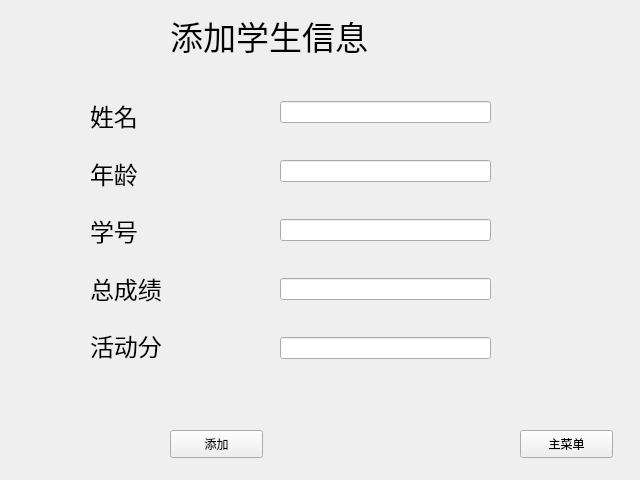
<?xml version="1.0" encoding="UTF-8"?>
<ui version="4.0">
 <class>AddStudentWidget</class>
 <widget class="QWidget" name="AddStudentWidget">
  <property name="geometry">
   <rect>
    <x>0</x>
    <y>0</y>
    <width>640</width>
    <height>480</height>
   </rect>
  </property>
  <property name="windowTitle">
   <string>Form</string>
  </property>
  <widget class="QPushButton" name="returnButton">
   <property name="geometry">
    <rect>
     <x>520</x>
     <y>430</y>
     <width>93</width>
     <height>28</height>
    </rect>
   </property>
   <property name="text">
    <string>主菜单</string>
   </property>
  </widget>
  <widget class="QLabel" name="label">
   <property name="geometry">
    <rect>
     <x>170</x>
     <y>10</y>
     <width>301</width>
     <height>51</height>
    </rect>
   </property>
   <property name="font">
    <font>
     <family>仿宋</family>
     <pointsize>25</pointsize>
    </font>
   </property>
   <property name="text">
    <string>添加学生信息</string>
   </property>
  </widget>
  <widget class="QWidget" name="verticalLayoutWidget">
   <property name="geometry">
    <rect>
     <x>90</x>
     <y>90</y>
     <width>141</width>
     <height>281</height>
    </rect>
   </property>
   <layout class="QVBoxLayout" name="verticalLayout">
    <item>
     <widget class="QLabel" name="label_2">
      <property name="font">
       <font>
        <family>宋体</family>
        <pointsize>18</pointsize>
       </font>
      </property>
      <property name="text">
       <string>姓名</string>
      </property>
     </widget>
    </item>
    <item>
     <widget class="QLabel" name="label_3">
      <property name="font">
       <font>
        <pointsize>18</pointsize>
       </font>
      </property>
      <property name="text">
       <string>年龄</string>
      </property>
     </widget>
    </item>
    <item>
     <widget class="QLabel" name="label_4">
      <property name="font">
       <font>
        <pointsize>18</pointsize>
       </font>
      </property>
      <property name="text">
       <string>学号</string>
      </property>
     </widget>
    </item>
    <item>
     <widget class="QLabel" name="label_5">
      <property name="font">
       <font>
        <pointsize>18</pointsize>
       </font>
      </property>
      <property name="text">
       <string>总成绩</string>
      </property>
     </widget>
    </item>
    <item>
     <widget class="QLabel" name="label_6">
      <property name="font">
       <font>
        <pointsize>18</pointsize>
       </font>
      </property>
      <property name="text">
       <string>活动分</string>
      </property>
     </widget>
    </item>
   </layout>
  </widget>
  <widget class="QWidget" name="verticalLayoutWidget_2">
   <property name="geometry">
    <rect>
     <x>280</x>
     <y>70</y>
     <width>211</width>
     <height>321</height>
    </rect>
   </property>
   <layout class="QVBoxLayout" name="verticalLayout_2">
    <item>
     <widget class="QLineEdit" name="namelineEdit"/>
    </item>
    <item>
     <widget class="QLineEdit" name="agelineEdit"/>
    </item>
    <item>
     <widget class="QLineEdit" name="idlineEdit"/>
    </item>
    <item>
     <widget class="QLineEdit" name="gpalineEdit"/>
    </item>
    <item>
     <widget class="QLineEdit" name="scorelineEdit"/>
    </item>
   </layout>
  </widget>
  <widget class="QPushButton" name="addButton">
   <property name="geometry">
    <rect>
     <x>170</x>
     <y>430</y>
     <width>93</width>
     <height>28</height>
    </rect>
   </property>
   <property name="font">
    <font>
     <pointsize>9</pointsize>
    </font>
   </property>
   <property name="text">
    <string>添加</string>
   </property>
  </widget>
 </widget>
 <resources/>
 <connections/>
</ui>
